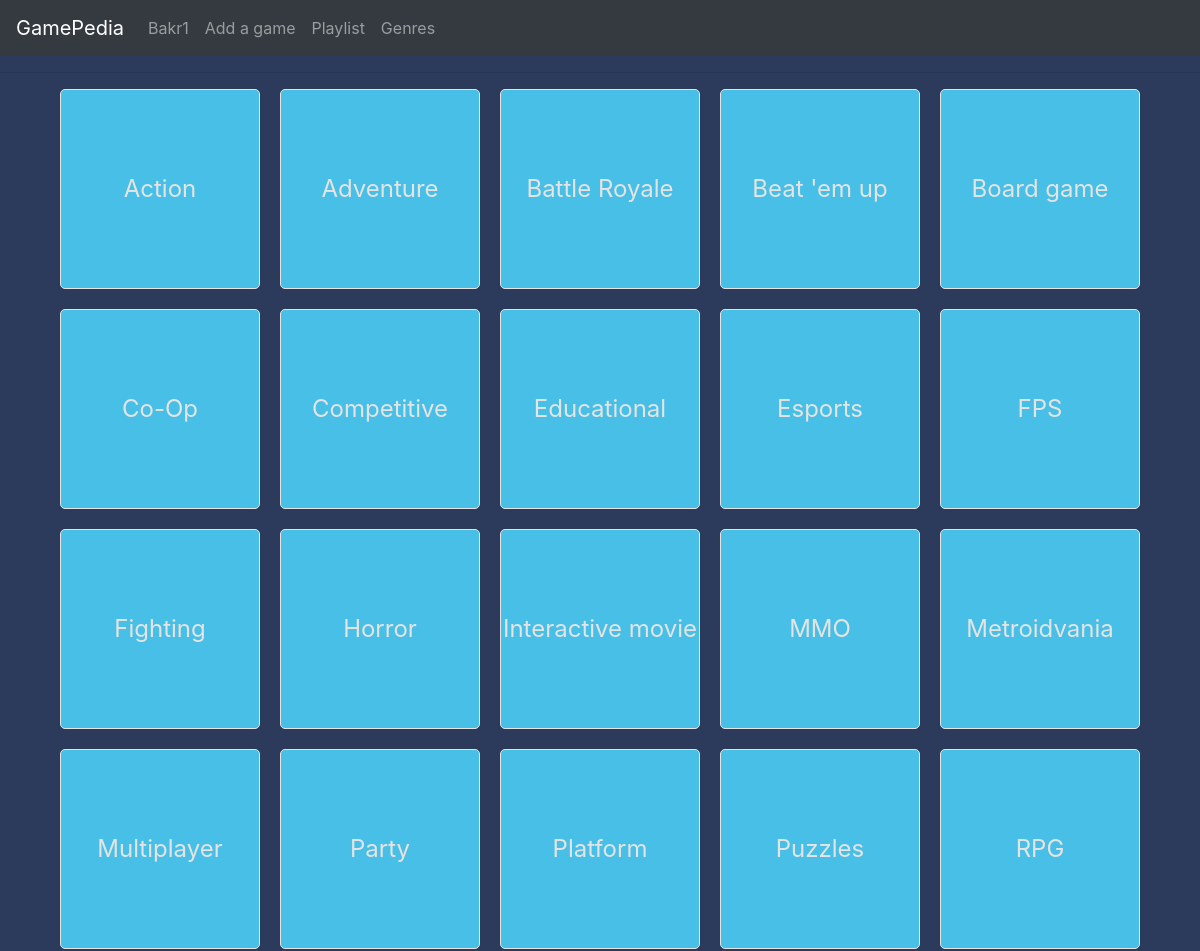
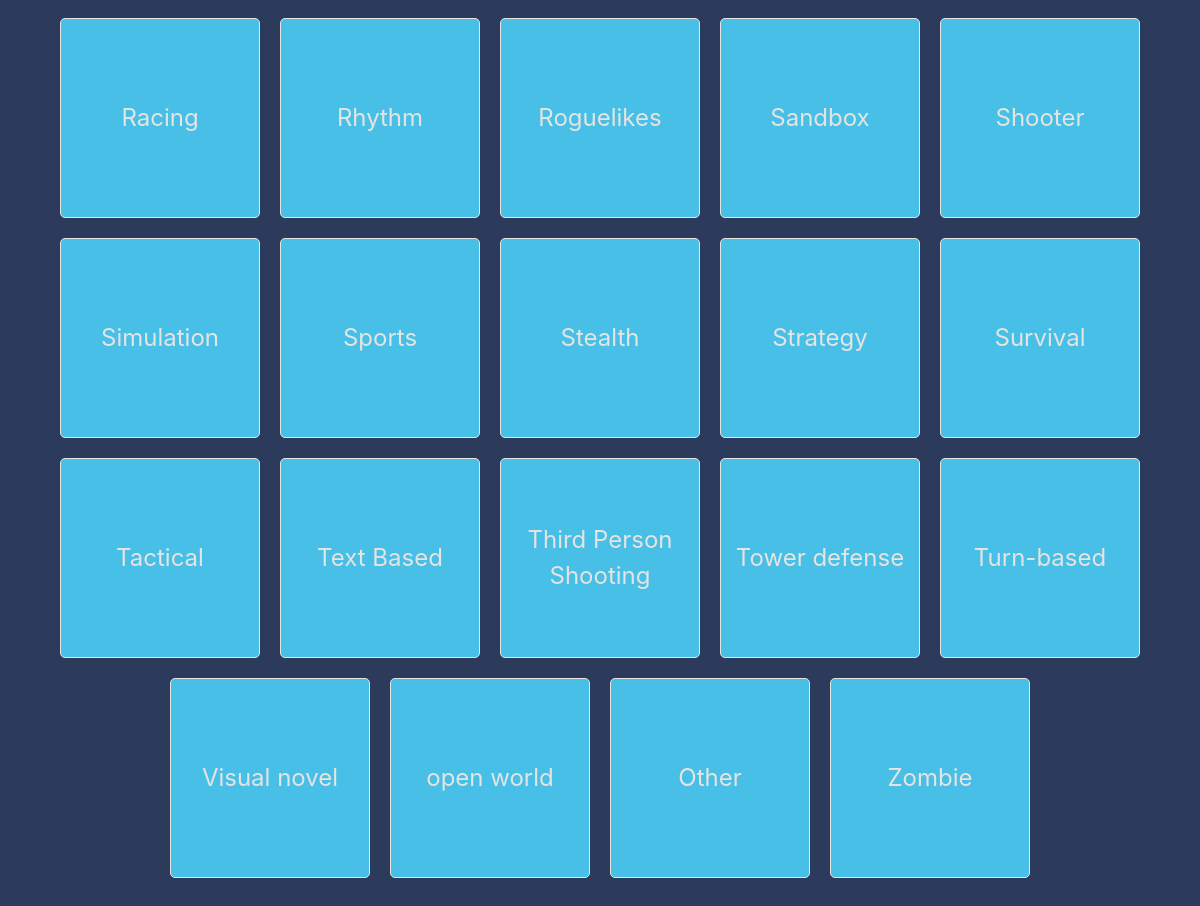
/genres (signed in), run on the app's committed database (2 pictures, top to bottom).
### GamePediaApp/models.py (models this page shows, shortened)
class User(AbstractUser):
    playlist = models.ManyToManyField('Game' ,blank=True, related_name='playlist')

class Genre(models.Model):
    genre = models.CharField(blank=False, choices=[(genres.index(genre) + 1, genre) for genre in genres], max_length=256, default='Other')

### GamePediaApp/views.py (the view)
# urls.py: path('genres', views.grnres, name='genres'),
def grnres(request):
    return render(request, 'gamepedia/genres.html',{
        'genres': [genre.genre for genre in Genre.objects.all()]
    })

### GamePediaApp/templates/gamepedia/genres.html (shortened to what this page needs)
{% extends 'gamepedia/layout.html' %}
{% load static %}
{% block body %}
<link rel="stylesheet" href="{% static 'gamepedia/genres.css' %}">
<hr>
<div class="genres">
    {% for genre in genres %}
    <a href="genres/{{ genre }}"><div class="genre">{{ genre }}</div></a>
    {% endfor %}
</div>
{% endblock %}

### GamePediaApp/templates/gamepedia/layout.html (shortened to what this page needs)
{% load static %}
<!DOCTYPE html>
<html lang="en">
<head>
    <link rel="stylesheet" href="https://cdn.jsdelivr.net/npm/bootstrap@4.0.0/dist/css/bootstrap.min.css">
    <link rel="stylesheet" href="{% static 'gamepedia/layout.css' %}">
</head>
<body style="background-color: #2c3a5c;">
    <nav class="navbar sticky-top navbar-expand-lg navbar-dark bg-dark" style="z-index: 3000;">
        <a class="navbar-brand" href="/">GamePedia</a>
        <div class="collapse navbar-collapse" id="navbarSupportedContent">
          <ul class="navbar-nav mr-auto">
            {% if user.is_authenticated %}
                <li class="nav-item">
                    <a class="nav-link" href="#" id="logout">{{ request.user.username }}</a>
                </li>
                <li class="nav-item">
                  <a class="nav-link" href="/newgame">Add a game</a>
                </li>
                <li class="nav-item">
                  <a class="nav-link" href="/playlist">Playlist</a>
                </li>
            {% else %}
                <li class="nav-item">
                    <a class="nav-link" href="/login">Login</a>
                </li>
            {% endif %}
            <li class="nav-item">
              <a class="nav-link" href="/genres">Genres</a>
            </li>
          </ul>
        </div>
      </nav>
<div class="body">
  {% block body %}
  {% endblock %}
</div>
</body>
</html>

### GamePediaApp/static/gamepedia/genres.css (style rules this page uses)
.genres { display: flex; flex-wrap: wrap; gap: 20px; justify-content:center; align-items: center; margin-bottom: 30px; }
.genre { display:table-cell; vertical-align: middle; width: 200px; height: 200px; border: 1px #e5e4e2 solid; background-color: rgb(71, 191, 231); color: #e5e4e2; cursor: pointer; transition: all 0.5s; text-align: center; border-radius: 5px; font-size: 24px; padding: auto; }

### data on the page
User: user.username "Bakr1"
Genre: genres "Action"
Genre: genres "Adventure"
Genre: genres "Battle Royale"
Genre: genres "Beat 'em up"
Genre: genres "Board game"
Genre: genres "Co-Op"
Genre: genres "Competitive"
Genre: genres "Educational"
Genre: genres "Esports"
Genre: genres "FPS"
Genre: genres "Fighting"
Genre: genres "Horror"
Genre: genres "Interactive movie"
Genre: genres "MMO"
Genre: genres "Metroidvania"
Genre: genres "Multiplayer"
Genre: genres "Party"
Genre: genres "Platform"
Genre: genres "Puzzles"
Genre: genres "RPG"
Genre: genres "Racing"
Genre: genres "Rhythm"
Genre: genres "Roguelikes"
Genre: genres "Sandbox"
Genre: genres "Shooter"
Genre: genres "Simulation"
Genre: genres "Sports"
Genre: genres "Stealth"
Genre: genres "Strategy"
Genre: genres "Survival"
Genre: genres "Tactical"
Genre: genres "Text Based"
Genre: genres "Third Person Shooting"
Genre: genres "Tower defense"
Genre: genres "Turn-based"
Genre: genres "Visual novel"
Genre: genres "open world"
Genre: genres "Other"
Genre: genres "Zombie"
